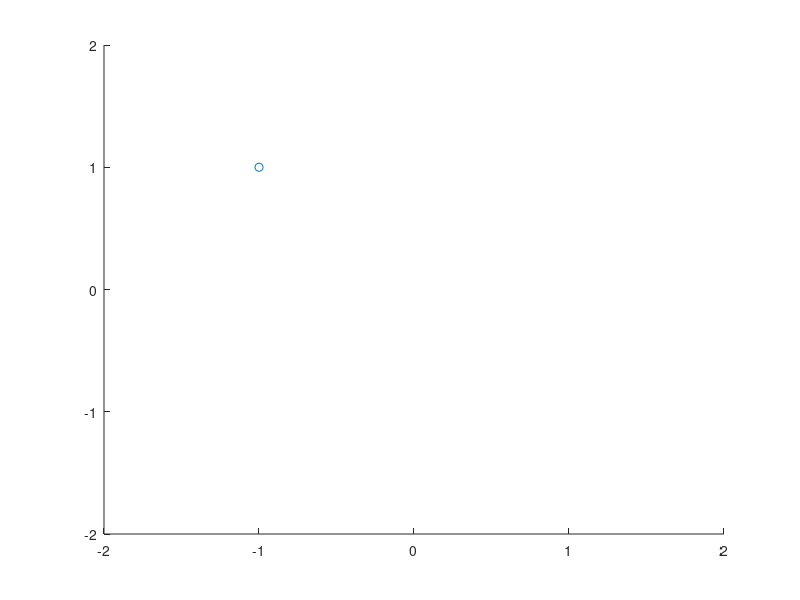

Source code (MATLAB):
% x = -0.1:0.00254:0.1;
% y = -0.1:0.00254:0.1;
% 
% point = [0.4, 0.3];
% x_location_left = find(x <= point(1)-0.04, 1, 'last');
% x_location_right = find(x <= point(1)+0.04, 1, 'last');
% 
% y_location_left = find(y <= point(1)-0.04, 1, 'last');
% y_location_right = find(y <= point(1)+0.04, 1, 'last');
% 
% coverage_matrix = zeros(length(x), length(y));
% coverage_matrix(x_location_left:x_location_right, y_location_left:y_location_right) = 1;
% 
% x(x_location)
% y(y_location)
% N = nnz(coverage_matrix) 

% define some grids
step_size = 0.05;
target_area_size = 2;
points = [-target_area_size/2,target_area_size/2];
x = -target_area_size/2:step_size:target_area_size/2;
y = -target_area_size/2:step_size:target_area_size/2;
[xx, yy] = meshgrid(x, y);
point1 = [xx(:) yy(:)];
i = 0;

f4 = figure('name','Scanning pattern under water','NumberTitle','off'); % show the trajectory
l4 = scatter(points(:,1),points(:,2));  
xlim([-2, 2]);
ylim([-2, 2]);


mm = randsample(length(point1),length(point1));
